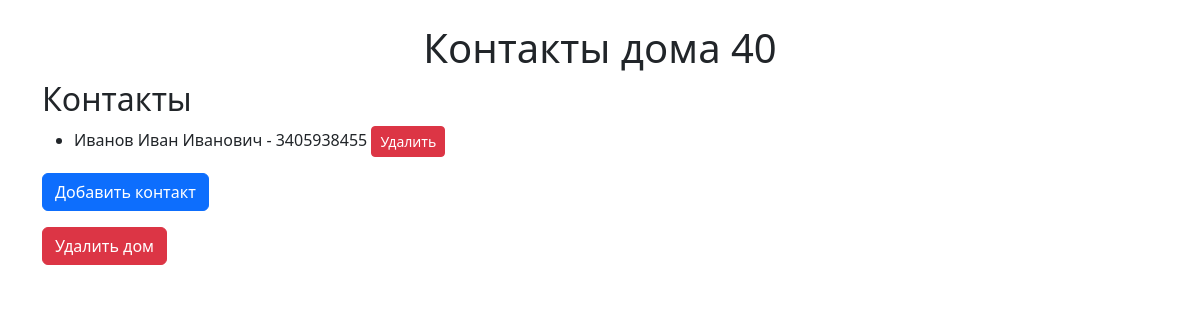
The page /2/3 on the database its author committed.
### app.py (models this page shows)
class House(db.Model):
    id = db.Column(db.Integer, primary_key=True)
    house_number = db.Column(db.String(10), nullable=False)
    street_id = db.Column(db.Integer, db.ForeignKey('street.id'), nullable=False)
    contacts = db.relationship('Contact', backref='house', lazy=True, cascade="all, delete")

class Contact(db.Model):
    id = db.Column(db.Integer, primary_key=True)
    name = db.Column(db.String(100), nullable=False)
    phone = db.Column(db.String(20), nullable=False)
    address = db.Column(db.String(255), nullable=False)
    house_id = db.Column(db.Integer, db.ForeignKey('house.id'), nullable=False)

### app.py (the view)
@app.route('/<street_id>/<house_id>')
def show_house(street_id, house_id):
    house = House.query.get_or_404(house_id)
    contacts = house.contacts
    return render_template('house.html', house=house, contacts=contacts)

### templates/house.html (shortened to what this page needs)
<!DOCTYPE html>
<html lang="ru">
<head>
    <link href="https://cdn.jsdelivr.net/npm/bootstrap@5.3.0/dist/css/bootstrap.min.css" rel="stylesheet">
</head>
<body class="container mt-4">
    <h1 class="text-center">Контакты дома {{ house.house_number }}</h1>
    <h2>Контакты</h2>
    <ul>
        {% for contact in contacts|sort(attribute='name') %}
            <li>{{ contact.name }} - {{ contact.phone }}
                <form action="{{ url_for('delete_contact', contact_id=contact.id) }}" method="POST" style="display:inline;">
                    <button type="submit" class="btn btn-danger btn-sm" onclick="return confirm('Удалить этот контакт?');">Удалить</button>
                </form>
            </li>
        {% endfor %}
    </ul>
    <a href="{{ url_for('add_contact_to_house', house_id=house.id) }}" class="btn btn-primary">Добавить контакт</a>
    <form action="{{ url_for('delete_house', house_id=house.id) }}" method="POST" onsubmit="return confirm('Вы уверены, что хотите удалить этот дом? Все контакты будут удалены!');" class="mt-3">
        <button type="submit" class="btn btn-danger">Удалить дом</button>
    </form>
</body>
</html>

### rows shown on the page
House: house_number "40"
Contact: name "Иванов Иван Иванович", phone "3405938455"
